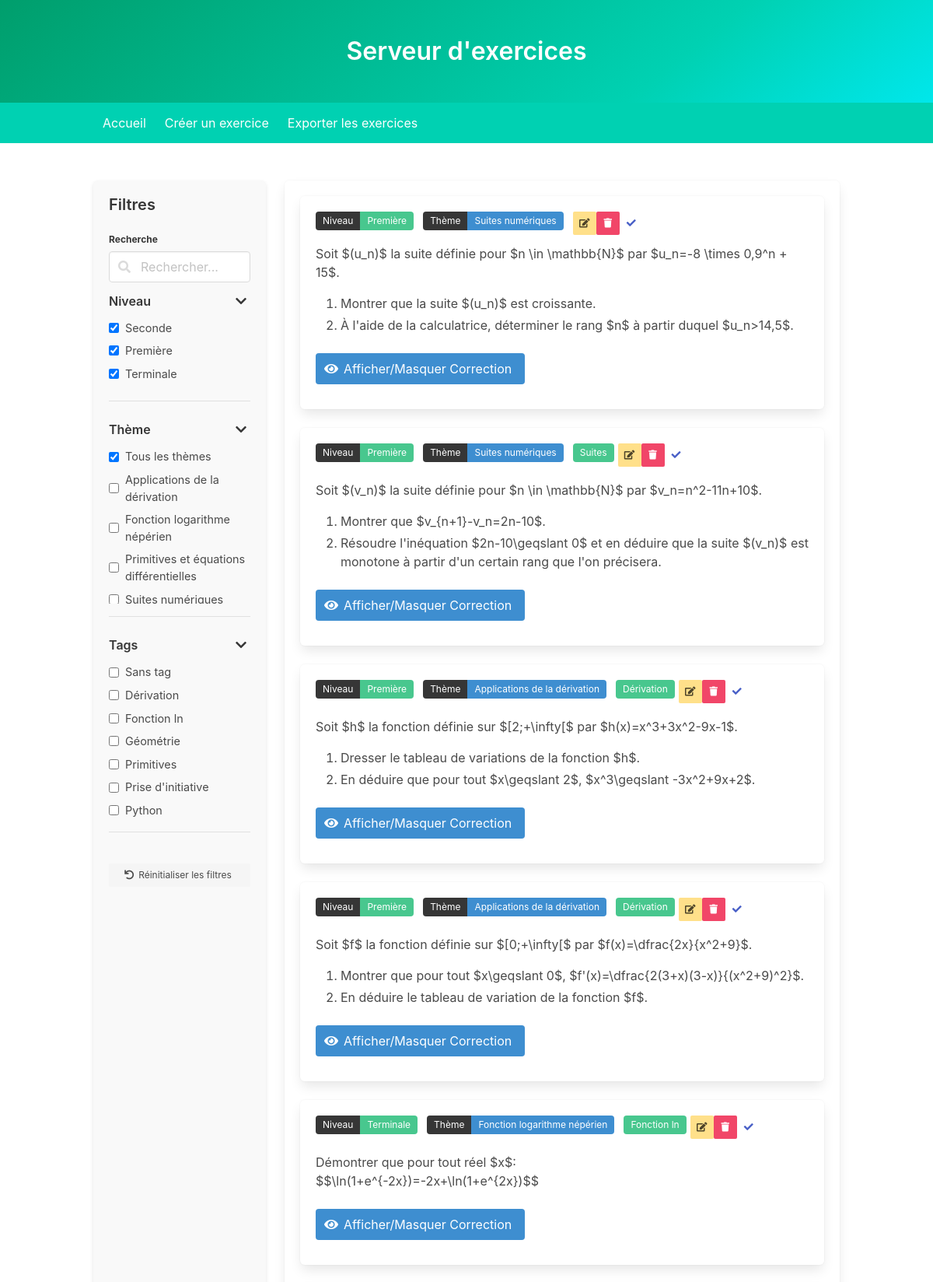
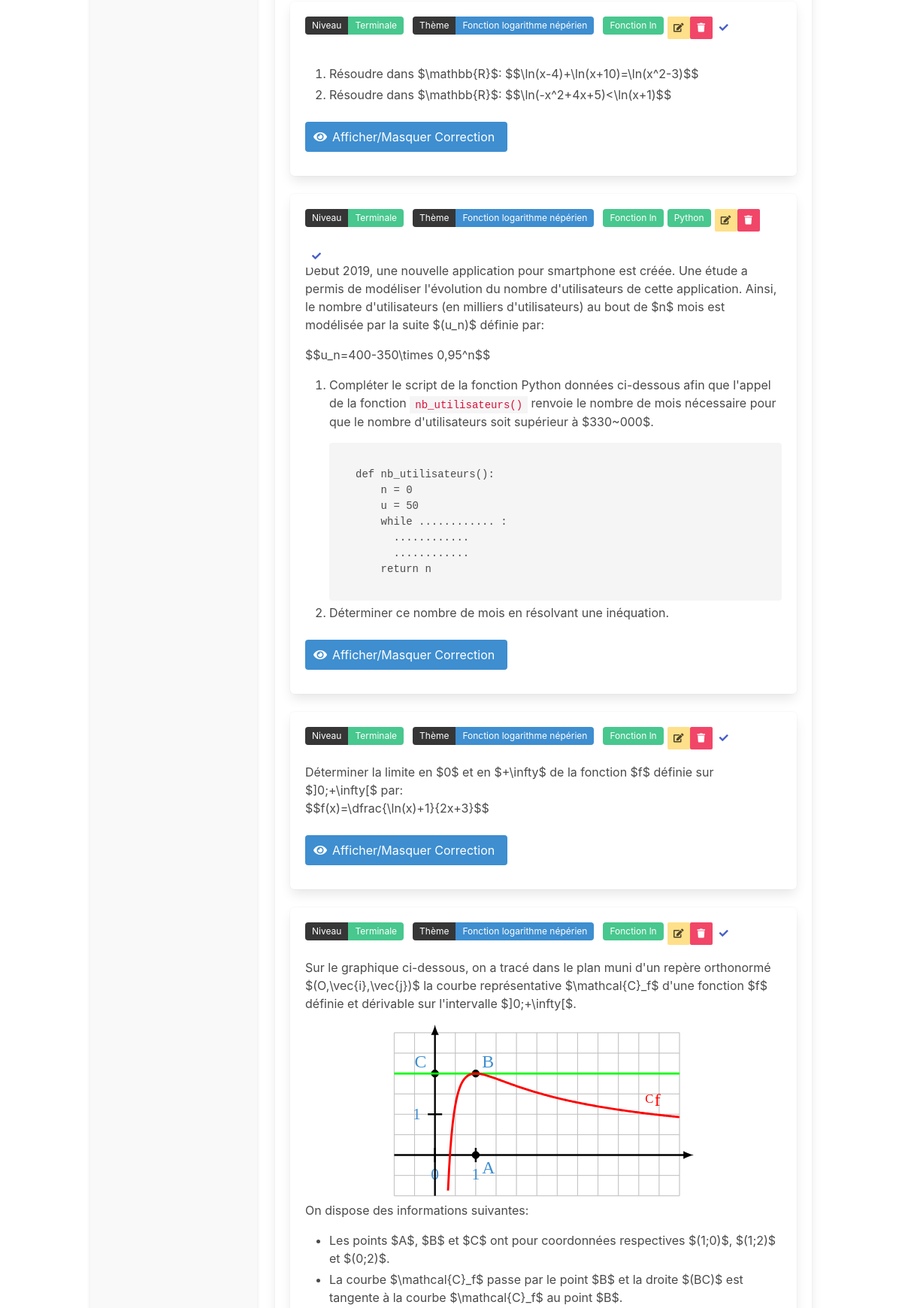
The page / (upper part) on the database its author committed (2 pictures, top to bottom).
### models.py (models this page shows, shortened)
class Exercice(db.Model):
    __tablename__ = 'exercices'
    id = db.Column(db.String, primary_key=True)
    level = db.Column(db.String, nullable=False)
    theme = db.Column(db.String, nullable=False)
    selected = db.Column(db.Boolean, default=False)
    content = db.Column(db.Text, nullable=False)
    latex_code = db.Column(db.Text, nullable=False)
    correction = db.Column(db.Text, nullable=False)
    latex_correction = db.Column(db.Text, nullable=False)
    tags = db.relationship('Tag', secondary=exercice_tags, lazy='subquery',
                           backref=db.backref('exercices', lazy=True))

class Tag(db.Model):
    __tablename__ = 'tags'
    id = db.Column(db.Integer, primary_key=True)
    name = db.Column(db.String, nullable=False, unique=True)

### app.py (the view)
@app.route('/')
def home():
    exercices = Exercice.query.all()
    selected_exercises = session.get('selected_exercises', [])
    return render_template('index.html', exercices=exercices, selected_exercises=selected_exercises)

### templates/index.html (shortened to what this page needs)
{% extends "base.html" %}
{% set dev_mode = true %}
{% block head %}
    <link rel="stylesheet" href="https://cdnjs.cloudflare.com/ajax/libs/bulma/0.9.3/css/bulma.min.css">
    <link rel="stylesheet" href="https://cdnjs.cloudflare.com/ajax/libs/font-awesome/5.15.4/css/all.min.css">
{% endblock %}
{% block content %}
<div class="container">
    <div class="columns">
        <div class="column is-one-quarter">
            <div class="filter-panel">
                <h3 class="title is-5">Filtres</h3>
                <div class="field search-input">
                    <label class="label is-small">Recherche</label>
                    <div class="control has-icons-left">
                        <input id="search-filter" class="input" type="text" placeholder="Rechercher...">
                        <span class="icon is-small is-left">
                        </span>
                    </div>
                </div>
                <div class="filter-section">
                    <div class="filter-header" onclick="toggleFilterSection(this)">
                        <span>Niveau</span>
                        <span class="icon"><i class="fas fa-chevron-down"></i></span>
                    </div>
                    <div class="filter-content">
                        <label class="checkbox-container">
                            <input type="checkbox" class="level-filter" value="Seconde" checked="{{ request.args.get('level') == 'Seconde' or not request.args.get('level') }}">
                            Seconde
                        </label>
                        <label class="checkbox-container">
                            <input type="checkbox" class="level-filter" value="Première" checked="{{ request.args.get('level') == 'Première' }}">
                            Première
                        </label>
                        <label class="checkbox-container">
                            <input type="checkbox" class="level-filter" value="Terminale" checked="{{ request.args.get('level') == 'Terminale' }}">
                            Terminale
                        </label>
                    </div>
                </div>
                <div class="filter-section">
                    <div class="filter-header" onclick="toggleFilterSection(this)">
                        <span>Thème</span>
                        <span class="icon"><i class="fas fa-chevron-down"></i></span>
                    </div>
                    <div class="filter-content">
                        {% set unique_themes = [] %}
                        {% for exercice in exercices %}
                            {% if exercice.theme not in unique_themes %}
                                {% set _ = unique_themes.append(exercice.theme) %}
                            {% endif %}
                        {% endfor %}
                        <label class="checkbox-container">
                            <input type="checkbox" class="theme-filter" value="all" checked="{{ not request.args.get('theme') or request.args.get('theme') == 'all' }}">
                            Tous les thèmes
                        </label>
                        {% for theme in unique_themes | sort %}
                        <label class="checkbox-container">
                            <input type="checkbox" class="theme-filter" value="{{ theme }}" {{ 'checked' if request.args.get('theme') == theme }}>
                            {{ theme }}
                        </label>
                        {% endfor %}
                    </div>
                </div>
                <div class="filter-section">
                    <div class="filter-header" onclick="toggleFilterSection(this)">
                        <span>Tags</span>
                        <span class="icon"><i class="fas fa-chevron-down"></i></span>
                    </div>
                    <div class="filter-content">
                        <label class="checkbox-container">
                            <input type="checkbox" class="tag-filter" value="no_tags">
                            Sans tag
                        </label>
                        {% set unique_tags = [] %}
                        {% for exercice in exercices %}
                            {% for tag in exercice.tags %}
                                {% if tag.name not in unique_tags %}
                                    {% set _ = unique_tags.append(tag.name) %}
                                {% endif %}
                            {% endfor %}
                        {% endfor %}
                        {% for tag in unique_tags | sort %}
                        <label class="checkbox-container">
                            <input type="checkbox" class="tag-filter" value="{{ tag }}">
                            {{ tag }}
                        </label>
                        {% endfor %}
                    </div>
                </div>
                <button id="reset-filters" class="button is-light is-small filter-reset">
                    <span class="icon is-small">
                        <i class="fas fa-undo"></i>
                    </span>
                    <span>Réinitialiser les filtres</span>
                </button>
            </div>
        </div>
        <div class="column">
            <div class="box">
                <div class="columns is-multiline">
                    {% for exercice in exercices %}
                        <div class="column is-full exercise-item"
                            data-level="{{ exercice.level|default('') }}"
                            data-theme="{{ exercice.theme|default('') }}"
                            data-tags="{% for tag in exercice.tags %}{{ tag.name|default(tag) }}{% if not loop.last %},{% endif %}{% endfor %}">
                            <div class="box {% if exercice.id in selected_exercises %}has-background-primary{% endif %}">
                                <div class="field is-grouped is-grouped-multiline">
                                    <div class="control">
                                        <div class="tags has-addons">
                                            <span class="tag is-dark">Niveau</span>
                                            <span class="tag is-success">{{ exercice.level }}</span>
                                        </div>
                                    </div>
                                    <div class="control">
                                        <div class="tags has-addons">
                                            <span class="tag is-dark">Thème</span>
                                            <span class="tag is-info">{{ exercice.theme }}</span>
                                        </div>
                                    </div>
                                    <div class="tags">
                                        {% for tag in exercice.tags %}
                                        <span class="tag is-success" style="margin-right: 5px;">{{ tag.name }}</span>
                                        {% endfor %}
                                    </div>
                                    {% if dev_mode %}
                                    <div class="field is-pulled-right">
                                        <a class="button is-small is-warning" href="/edit_exercise?id={{ exercice.id }}">
                                            <span class="icon is-small">
                                                <i class="fas fa-edit"></i>
                                            </span>
                                        </a>
                                    </div>
                                    <div class="field is-pulled-right">
                                        <button class="button is-small is-danger" onclick="document.getElementById('deleteModal-{{ exercice.id }}').classList.add('is-active')">
                                            <span class="icon is-small">
                                                <i class="fas fa-trash"></i>
                                            </span>
                                        </button>
                                    </div>
                                    {% endif %}
                                    <div class="field is-pulled-right">
                                        <form id="selectExerciseForm-{{ exercice.id }}" action="/select_exercise" method="post" style="display:inline;">
                                            <div class="tags has-addons">
                                                <button class="button is-small is-link is-inverted" type="submit">
                                                    <span class="icon is-small">
                                                        <i class="fas {{ 'fa-times' if exercice.id in selected_exercises else 'fa-check' }}"></i>
                                                    </span>
                                                </button>
                                            </div>
                                        </form>
                                    </div>
                                </div>
                                <div class="content">{{ exercice.content | safe }}</div>
                                <div class="field">
                                    <button class="button is-info" onclick="document.getElementById('correction-{{ loop.index }}').classList.toggle('is-hidden')">
                                        <span class="icon is-small">
                                            <i class="fas fa-eye"></i>
                                        </span>
                                        <span>Afficher/Masquer Correction</span>
                                    </button>
                                </div>
                            </div>
                        </div>
                    {% endfor %}
                </div>
            </div>
        </div>
    </div>
</div>
{% endblock %}

### templates/base.html (shortened to what this page needs)
<!DOCTYPE html>
<html lang="en">
<head>
    <link rel="stylesheet" href="https://cdnjs.cloudflare.com/ajax/libs/bulma/0.9.3/css/bulma.min.css">
    <link rel="stylesheet" href="https://cdnjs.cloudflare.com/ajax/libs/font-awesome/5.15.4/css/all.min.css">
    <link rel="stylesheet" href="https://cdnjs.cloudflare.com/ajax/libs/highlight.js/11.7.0/styles/github.min.css">
    {% block head %}{% endblock %}
</head>
<body>
    <section class="hero is-primary is-bold">
        <div class="hero-body">
            <div class="container">
                <h1 class="title has-text-centered">Serveur d'exercices</h1>
            </div>
        </div>
    </section>
    <nav class="navbar is-primary">
        <div class="container">
            <div class="navbar-menu">
                <div class="navbar-start">
                    <a class="navbar-item" href="/">Accueil</a>
                    <a class="navbar-item" href="/create_exercise">Créer un exercice</a>
                    <a class="navbar-item" href="/export_menu">Exporter les exercices</a>
                </div>
            </div>
        </div>
    </nav>
    <section class="section">
        <div class="container">
            {% block content %}{% endblock %}
        </div>
    </section>
</body>
</html>

### templates/base.html (style rules this page uses)
pre { background-color: #f5f5f5; border-radius: 4px; padding: 1em; margin: 1em 0; overflow: auto; }
pre code { font-family: 'Courier New', Courier, monospace; font-size: 14px; line-height: 1.5; }
.content pre code.python { display: block; padding: 1em; border-radius: 4px; background-color: #f5f5f5; }

### templates/index.html (style rules this page uses)
.filter-panel { background-color: #f9f9f9; border-radius: 6px; box-shadow: 0 2px 5px rgba(10,10,10,0.1); padding: 1.25rem; height: 100%; position: sticky; top: 20px; }
.filter-section { margin-bottom: 1.5rem; border-bottom: 1px solid #e0e0e0; padding-bottom: 1rem; }
.filter-header { display: flex; justify-content: space-between; align-items: center; cursor: pointer; margin-bottom: 0.75rem; font-weight: 600; color: #363636; }
.filter-content { max-height: 200px; overflow-y: auto; transition: max-height 0.3s ease; }
.checkbox-container { display: flex; align-items: center; margin-bottom: 0.5rem; font-size: 0.9rem; }
.checkbox-container input[type="checkbox"] { margin-right: 0.5rem; }
.search-input { margin-bottom: 1.5rem; }
.exercise-item { transition: transform 0.2s ease, box-shadow 0.2s ease; }
.filter-reset { width: 100%; margin-top: 1rem; }
.exercise-item { transition: opacity 0.3s ease, transform 0.3s ease, box-shadow 0.3s ease; }

### rows shown on the page
Exercice: theme "Applications de la dérivation", level "Première", content "Soit $h$ la fonction définie sur $[2;+\\infty[$ par $h(x)=x^3+3x^2-9x-1$. Dresser le tableau de variations de la fonction $h$. En déduire que pour tout $x\\geqslant 2$, $x^3\\geqslant -3x^2+9x+2$."
Exercice: theme "Fonction logarithme népérien", level "Terminale", content "Démontrer que pour tout réel $x$: $$\\ln(1+e^{-2x})=-2x+\\ln(1+e^{2x})$$"
Exercice: theme "Primitives et équations différentielles"
Exercice: theme "Suites numériques", level "Première", content "Soit $(u_n)$ la suite définie pour $n \\in \\mathbb{N}$ par $u_n=-8 \\times 0,9^n + 15$. Montrer que la suite $(u_n)$ est croissante. À l'aide de la calculatrice, déterminer le rang $n$ à partir duquel $u_n>14,5$."
Tag: name "Dérivation"
Tag: name "Fonction ln"
Tag: name "Géométrie"
Tag: name "Primitives"
Tag: name "Prise d'initiative"
Tag: name "Python"
Exercice: level "Première", theme "Suites numériques", content "Soit $(v_n)$ la suite définie pour $n \\in \\mathbb{N}$ par $v_n=n^2-11n+10$. Montrer que $v_{n+1}-v_n=2n-10$. Résoudre l'inéquation $2n-10\\geqslant 0$ et en déduire que la suite $(v_n)$ est monotone à partir d'un certain rang que l'on précisera."
Tag: name "Suites"
Exercice: level "Première", theme "Applications de la dérivation", content "Soit $f$ la fonction définie sur $[0;+\\infty[$ par $f(x)=\\dfrac{2x}{x^2+9}$. Montrer que pour tout $x\\geqslant 0$, $f'(x)=\\dfrac{2(3+x)(3-x)}{(x^2+9)^2}$. En déduire le tableau de variation de la fonction $f$."
Exercice: level "Terminale", theme "Fonction logarithme népérien", content "Résoudre dans $\\mathbb{R}$: $$\\ln(x-4)+\\ln(x+10)=\\ln(x^2-3)$$ Résoudre dans $\\mathbb{R}$: $$\\ln(-x^2+4x+5)<\\ln(x+1)$$"
Exercice: level "Terminale", theme "Fonction logarithme népérien", content "Début 2019, une nouvelle application pour smartphone est créée. Une étude a permis de modéliser l'évolution du nombre d'utilisateurs de cette application. Ainsi, le nombre d'utilisateurs (en milliers d'utilisateurs) au bout de $n$ mois est modélisée par la suite $(u_n)$ définie par: $$u_n=400-350\\times 0,95^n$$ Compléter le script de la fonction Python données ci-dessous afin que l'appel de la fonction nb_utilisateurs() renvoie le nombre de mois nécessaire pour que le nombre d'utilisateurs soit supérieur à $330~000$. def nb_utilisateurs(): n = 0 u = 50 while ............ : ............ ............ return n Déterminer ce nombre de mois en résolvant une inéquation."
Exercice: level "Terminale", theme "Fonction logarithme népérien", content "Déterminer la limite en $0$ et en $+\\infty$ de la fonction $f$ définie sur $]0;+\\infty[$ par: $$f(x)=\\dfrac{\\ln(x)+1}{2x+3}$$"
Exercice: level "Terminale", theme "Fonction logarithme népérien", content "Sur le graphique ci-dessous, on a tracé dans le plan muni d'un repère orthonormé $(O,\\vec{i},\\vec{j})$ la courbe représentative $\\mathcal{C}_f$ d'une fonction $f$ définie et dérivable sur l'intervalle $]0;+\\infty[$. 0 1 1 A B C C f On dispose des informations suivantes: Les points $A$, $B$ et $C$ ont pour coordonnées respectives $(1;0)$, $(1;2)$ et $(0;2)$. La courbe $\\mathcal{C}_f$ passe par le point $B$ et la droite $(BC)$ est tangente à la courbe $\\mathcal{C}_f$ au point $B$."
